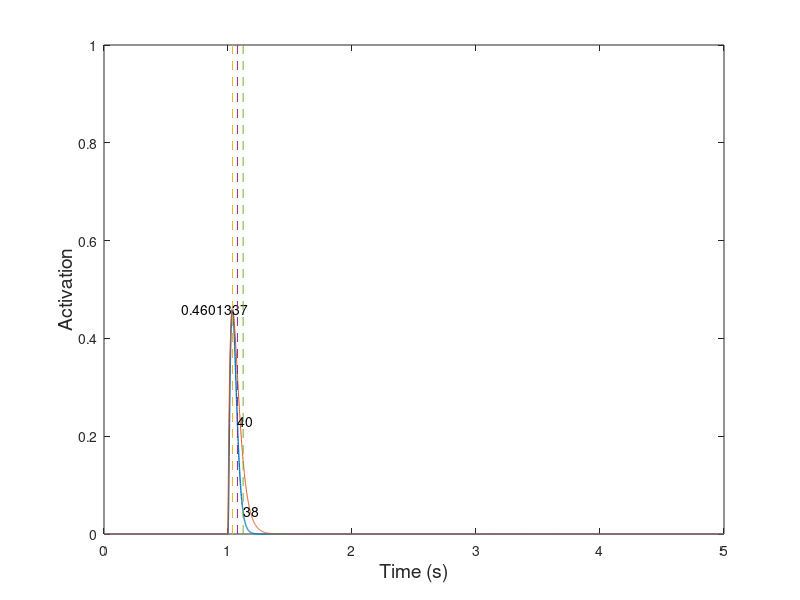

The MATLAB script that drew this image: (Note: this script raises an error after producing the figure.)
%==========================================================================
% spikeDrivenMuscleModel_test.m
% Author: Akira Nagamori
% Last update: 2/18/119
% Descriptions
%   Inspired by Williams et al. 1998
%==========================================================================

close all
clear all
clc

%==========================================================================
% Simulation parameters
Fs = 1000; %sampling frequency
T = 1/Fs;
time = 0:1/Fs:5; %simulation time

Lce = 1;

for i = 1:2
    if i == 1
        % Generate a pulse
        FR_test = 1;
    elseif i == 2
        % Generate a set of spike trains at multiple frequencies
        FR_test = [2 5 8 10 12 15 18 20 25 30 40 50 60 70 80 100 200]; %10:10:100];
    end
    %==========================================================================
    % initialization
    mean_exc = zeros(1,length(FR_test));
    p2p_exc = zeros(1,length(FR_test));
    for f = 1:length(FR_test)
        FR = FR_test(f);
        %==========================================================================
        % Generate spike train
        spike = zeros(1,length(time));
        
        if i == 1
            % Generate a pulse
            spike(1*Fs) = 1;
        else
            % Generate spike train
            temp =spikeTrainGenerator(0:1/Fs:3,Fs,FR);
            spike(1*Fs:4*Fs) = temp;
        end
        
        %% Model parameters        
        C = 2;
        S = 4*C;
        k_1 = 40;
        k_2 = 30;
        k_3 = 50;
        k_4 = 40;
        tau_1 = 0.005;
        tau_2 = 0.02;
        n = 1.7;
        k = 0.04;
        alpha = 4;
        %=========================================================================
        %%  initialization
        c = 0; % free calcium concentration
        cf = 0; % concentraction of calcium bound to troponin
        A = 0; % muscle activation
        
        R_vec = zeros(1,length(time));
        c_vec = zeros(1,length(time));
        x_int_vec = zeros(1,length(time));
        cf_vec = zeros(1,length(time));
        A_tilda_vec = zeros(1,length(time));
        A_vec = zeros(1,length(time));
               
        spike_temp = zeros(1,length(time));
        R = 0;
        for t = 1:length(time)
            %% Stage 1
            % Calcium diffusion to sarcoplasm
            R = spike(t) + exp(-T/tau_1)*R; %*(1+3*A^alpha);            
            
            %%
            c_dot = k_1*(C-c-cf)*R - k_2*c*(S-C+c+cf)-(k_3*c-k_4*cf)*(1-cf);
            cf_dot = (1-cf)*(k_3*c-k_4*cf);
            c = c_dot/Fs + c;
            cf = cf_dot/Fs + cf;
            
            %% Stage 2
            % Cooperativity and saturation
            if cf < 0 
                cf_temp = 0;
            else
                cf_temp = cf;
            end
            A_tilda = cf_temp^n/(cf_temp^n+k^n);
            
            %% Stage 3
            % First-order dynamics to muscle activation, A
            A_dot = (A_tilda-A)/tau_2; 
            A = A_dot/Fs + A;
            
             %% Store variables
            %x_vec(t) = x(t);
            R_vec(t) = R;
            c_vec(t) = c;
            cf_vec(t) = cf;
            A_tilda_vec(t) = A_tilda;
            A_vec(t) = A;
            
            
        end
        
        mean_exc(f) = mean(A_vec(3.5*Fs:4*Fs));
        p2p_exc(f) = max(A_vec(3.5*Fs:4*Fs))-min(A_vec(3.5*Fs:4*Fs));
        
        if i == 1
            %------------------------------------------------------------------
            % Twitch analysis
            %------------------------------------------------------------------
            % Find the peak amplitude of twitch and its location
            [pks,locs_0_100] = max(A_vec);
            % Display peak amplitude value
            pks
            % Time it takes from zero force to the peak
            t_0_100 = (locs_0_100-1*Fs)*1000/Fs % convert it in the unit of ms
            
            % Find a half peak amplitude
            peak_half = pks/2;
            % Find time from peak to half maximum
            [~,t_100_50] = min(abs(A_vec(locs_0_100:end)-peak_half));
            
            % Find the location of t_100_50
            locs_100_50 = locs_0_100+t_100_50;
            % Time it takes from peak to half maximum
            t_100_50 = t_100_50*1000/Fs
            
            % Find value of 40% of peak amplitude
            peak_40 = pks*0.4;
            % Find value of 10% of peak amplitude
            peak_10 = pks*0.1;
            
            % Find time when force reaches 40% maximum after peak
            [~,t_40] = min(abs(A_vec(locs_0_100:end)-peak_40));
            % Find time when force reaches 10% maximum after peak
            [~,t_10] = min(abs(A_vec(locs_0_100:end)-peak_10));
            
            % Time it takes from 40% peak to 10% peak
            t_40_10 = (t_10-t_40)*1000/Fs
            
            % Locatino of t_40_10
            locs_40_10 = locs_0_100+t_10;
            
            T = t_0_100/Fs;
            P =  pks/T;
            twitch_Milner_temp = P.*time.*exp(1-time/T);
            twitch_Milner = conv(spike,twitch_Milner_temp);
        end
        
        figure(i)
        plot(time,A_vec,'LineWidth',1)
        hold on
        if i == 1   
            plot(time,twitch_Milner(1:length(time)))
            hold on
            plot([time(locs_0_100) time(locs_0_100)],[0 1],'--')
            text(time(locs_0_100),pks,num2str(t_0_100))
            hold on
            plot([time(locs_100_50) time(locs_100_50)],[0 1],'--')
            plot([time(locs_40_10) time(locs_40_10)],[0 1],'--')
            text(time(locs_100_50),peak_half,num2str(t_100_50))
            text(time(locs_40_10),peak_10,num2str(t_40_10))
            text(time(locs_0_100)-time(locs_0_100)*0.4,pks,num2str(pks))
        end
        
    end
    
    figure(i)
    xlabel('Time (s)','FontSize',14)
    ylabel('Activation','FontSize',14)
        
    if i == 2
        
        twitch2tetanus_ratio = p2p_exc(1)/mean_exc(f)
        fusion = 1-p2p_exc/p2p_exc(1);
        
        FR_new = 0.1:0.1:FR_test(end);
        Af_new = spline(FR_test,mean_exc,FR_new);
        [~,loc] = min(abs(Af_new-0.5));
        FR_half = FR_new(loc);
        f_eff = FR_new/FR_half;
        
        a_f = 0.56;
        n_f0 = 2.1;
        n_f1 = 5;
        n_f = n_f0 +n_f1* (1/Lce-1);       
        Af_Song = 1-exp(-(f_eff./(a_f*n_f)).^n_f);
        
        FR_half
        
        %% Calculate error between the desired and generated activation-frequency relationship
        for j = 1:length(find(f_eff<3.5))
            error_temp(j) = abs(Af_Song(j)-Af_new(j));
        end
        error = sum(error_temp)
        
        figure(6)
        plot(FR_test/FR_half,mean_exc,'LineWidth',1)
        xlabel('Frequency (Hz)','FontSize',14)
        ylabel('Activation','FontSize',14)
        hold on
        plot(f_eff,Af_new)
        plot(f_eff,Af_Song,'color','k')
        xlim([0 3])
        legend('New','New Fit','Song')
        
        figure(7)
        plot(FR_test/FR_half,fusion,'LineWidth',1)
        xlabel('Frequency (Hz)','FontSize',14)
        ylabel('Fusion','FontSize',14)
        hold on
        xlim([0 3])
        
        figure(8)
        plot(mean_exc./max(mean_exc),fusion,'LineWidth',1)
        xlabel('Activation','FontSize',14)
        ylabel('Fusion','FontSize',14)
        hold on
        plot(0:0.1:1,0:0.1:1,'--','color','k')
    end
    
end


function spikeTrain = spikeTrainGenerator(t,Fs,freq)

spikeTrain = zeros(1,length(t));
ISI = round(1/freq*Fs);
numSpikes = round(length(t)/ISI);
index = [1:numSpikes]*ISI;
index(index>length(t)) = [];
spikeTrain(index) = 1;
spikeTrain(1) = 1;

end
